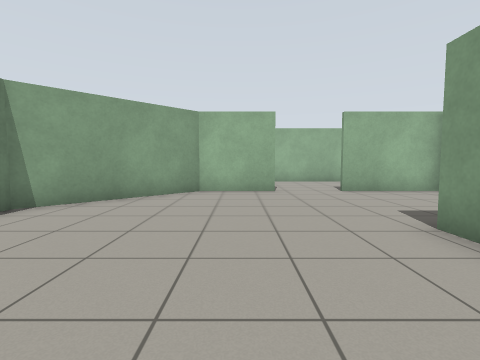
[1] (above)

20 first-person views from a walk through a Gazebo world. The camera is 0.94 m above the floor, tilts 4° down and sees 85° across. The floor is counted in squares, 1 m on a side. Each view is taken from the middle of a square. On the plan, view 1 faces up. The plan holds only what a view shows up to about 11 squares ahead; the rest is blank.

[2]
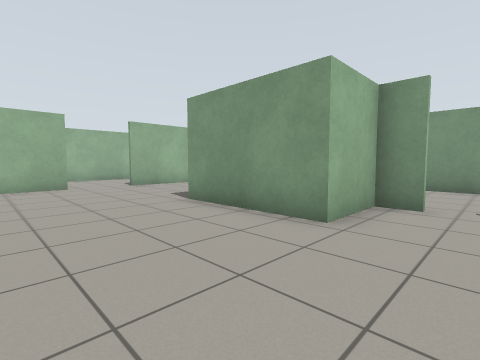

[3]
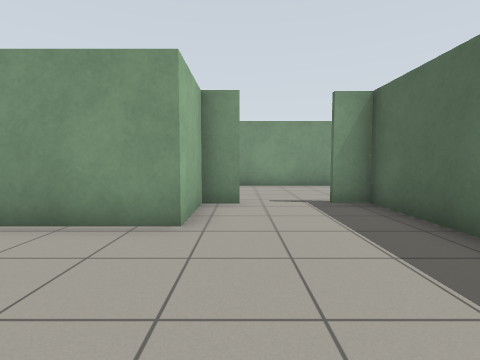

[4]
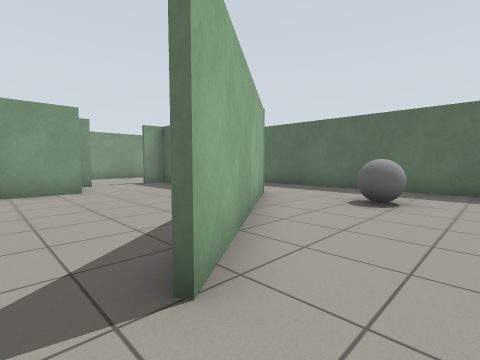

[5]
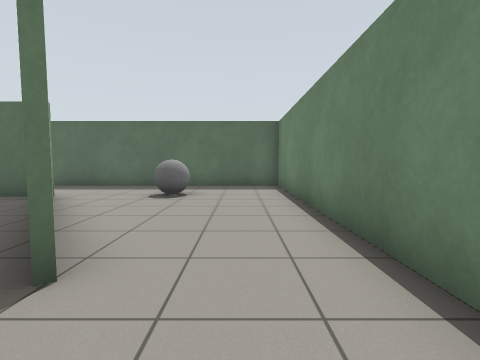

[6]
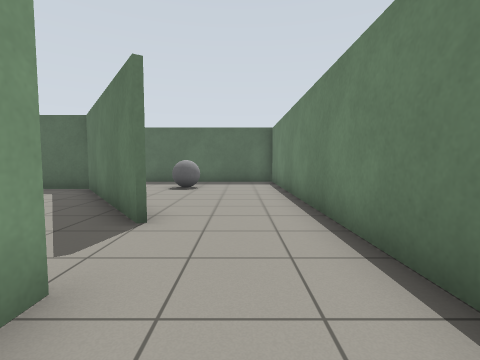

[7]
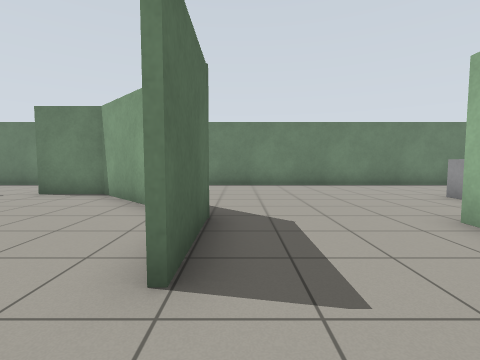

[8]
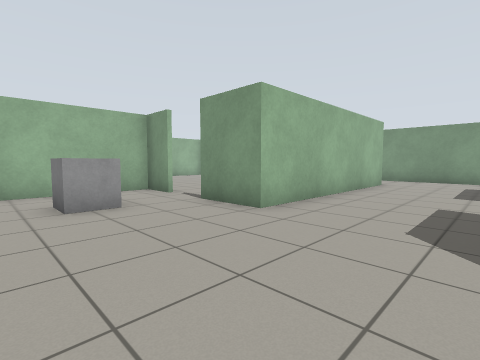

[9]
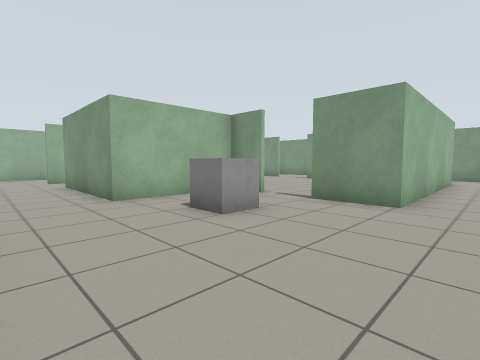

[10]
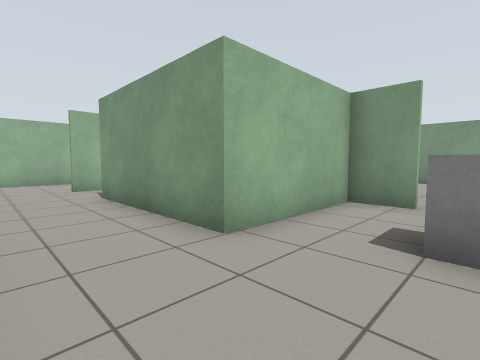

[11]
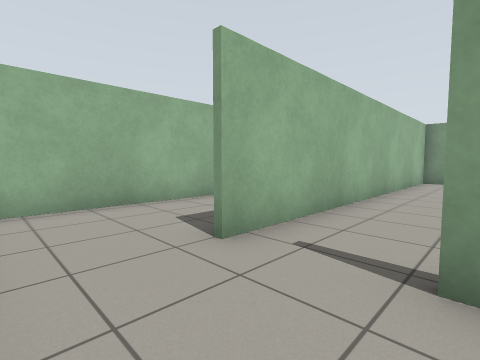

[12]
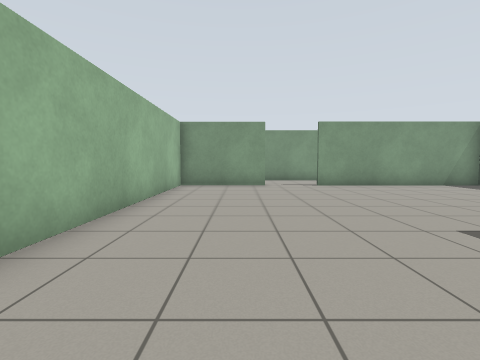

[13]
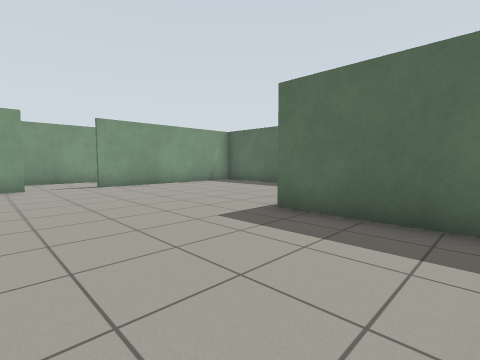

[14]
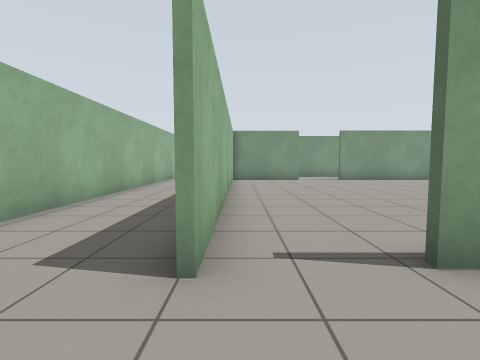

[15]
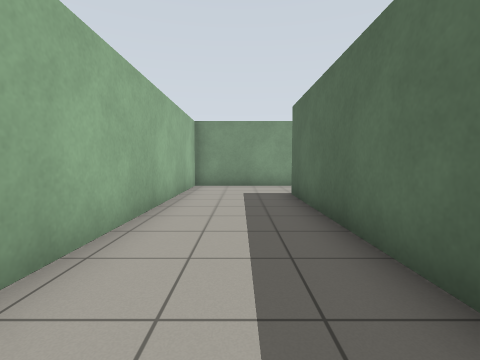

[16]
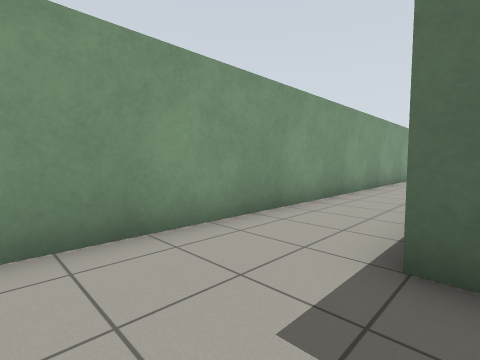

[17]
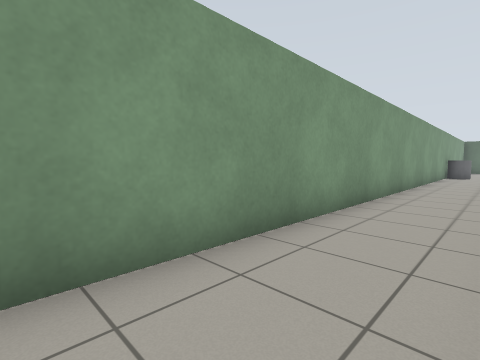

[18]
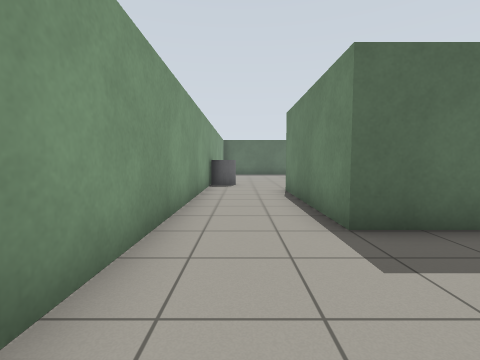

[19]
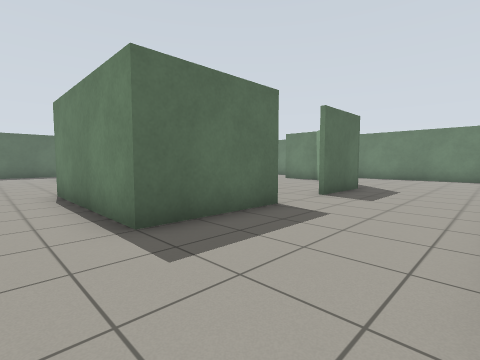

[20]
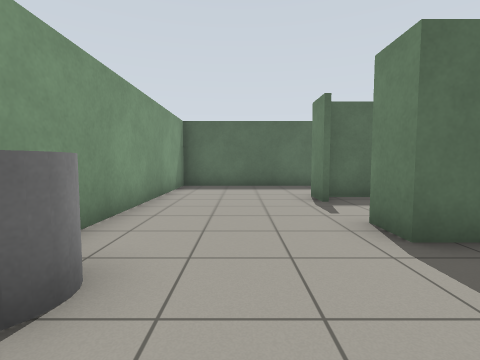

### Floor plan
Points are (right, up) in squares from view 1. A wall is a line through its corners. A room is listed if a view was taken in it or the views show most of it. See-through windows are left out.
Room 1 (views 1, 2, 3, 20)
walls: (4.1, 0) (5, 0) (5, -1); (4.9, -1) (4.9, -0.1) (2.8, -0.1) (2.8, 3.6); (5, -3) (5, -4.1); (-0.9, -4.1) (-2.6, -1.7); (-4.5, 1.1) (-0.8, -4) (4.9, -4) (4.9, -3); (4.1, -7.2) (9.2, -7.2) (9.2, 3.5); (1.1, 8.3) (-1.3, 8.3) (-4.5, 5.1) (-4.5, 3.1); (-2.6, -7.2) (1.4, -7.2); (6.4, 8.3) (3.2, 8.3)
ways out: opening at (-4, 2) to room 2; opening at (-2.8, -4.5) to room 2; opening at (2.5, 8) to room 2; opening at (8, 3) to room 2
objects: grey cylinder (8, 1) to (9, 1)
Room 2 (views 4, 5, 6, 7, 8, 9, 10, 11, 14, 15, 16, 18, 19)
walls: (-1.4, 8.5) (1.1, 8.5); (-1, 16.1) (-1, 17.5) (-4.8, 17.5) (-4.8, 22.4); (3.2, 8.5) (6.5, 8.5) (6.5, 3.4); (-7.5, 18) (-7.5, 7.8); (6.6, 12.4) (-1, 12.4) (-1, 14.5); (-4.8, 3.1) (-4.8, 3.6); (-7.5, 3.5) (-7.5, -7.2) (-2.6, -7.2); (0.5, 24.5) (6.6, 24.5); (-2.6, -1.7) (-4.6, 1); (9.2, 3.5) (9.2, 27.8) (-6.9, 27.8)
ways out: opening at (-4, 2) to room 1; opening at (-2.8, -4.5) to room 1; opening at (2.5, 8) to room 1; opening at (8, 3) to room 1; opening at (-4, 23) to room 3; opening at (-1, 15.5) to room 3; opening at (7, 20) to room 3
objects: grey ball (-4, -5) to (-4, -4); grey box (-4, 15) to (-3, 15)
Room 3 (views 12, 13, 17)
walls: (6.4, 21) (6.4, 24.4) (-5, 24.4); (-3.9, 17.7) (-0.7, 17.7); (6.4, 12.5) (6.4, 19)
ways out: opening at (-4, 23) to room 2; opening at (-1, 15.5) to room 2; opening at (7, 20) to room 2

Where each view was taken, in squares from view 1:
view 1: 0 up, 0 right, facing up
view 2: 2 down, 1 left, facing up-right
view 3: 1 down, 1 left, facing right
view 4: 2 up, 6 left, facing down-right
view 5: 3 up, 6 left, facing down
view 6: 5 up, 6 left, facing down
view 7: 9 up, 3 right, facing left
view 8: 9 up, 5 left, facing up-right
view 9: 11 up, 7 left, facing up-right
view 10: 15 up, 7 left, facing up-right
view 11: 22 up, 7 left, facing up-right
view 12: 22 up, 4 left, facing right
view 13: 22 up, 4 left, facing down-right
view 14: 24 up, 7 left, facing right
view 15: 26 up, 1 left, facing right
view 16: 27 up, 6 right, facing down-right
view 17: 20 up, 7 right, facing down-right
view 18: 12 up, 8 right, facing down
view 19: 12 up, 8 right, facing down-left
view 20: 3 up, 7 right, facing down
